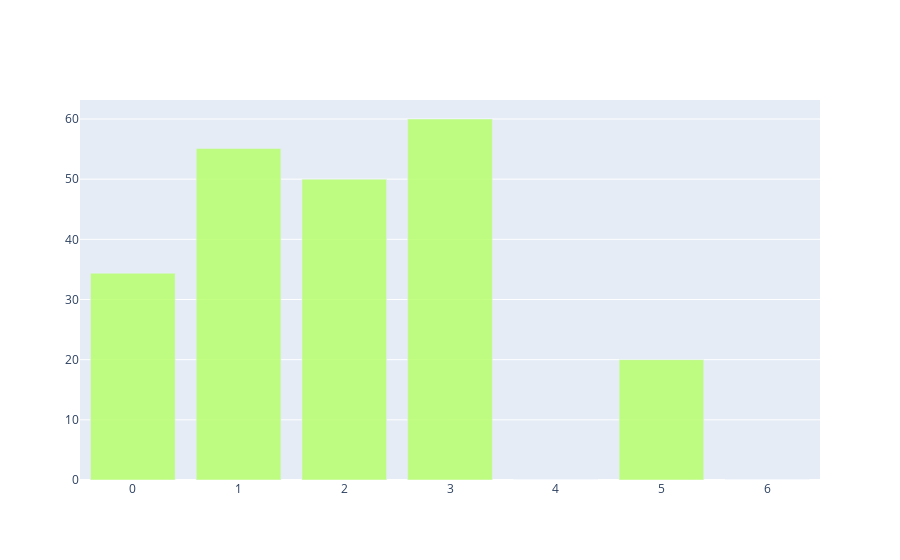

Notebook cell for this chart:
### Code cell
#Parch vs Survived
percent_live=[100*(len(train_df[(train_df['Parch']==i)&(train_df['Survived']==1)]))/len(train_df[train_df['Parch']==i]) for i in train_df['Parch'].value_counts().index]
data=[go.Bar(
    x=train_df['Parch'].value_counts().index,
    y=percent_live,
    marker=dict(
              color = 'rgba(180, 279, 100, 0.8)'
          ),
)]
#layout=go.Layout(barmode='group')
#fig=dict(data=data,layout=layout)
iplot(data)

### Figure 1 — Plotly figure (JSON) as saved in the notebook; plotly's stock layout.template omitted (floating-point values rounded to 4 significant figures)
{"data": [{"marker": {"color": "rgba(180, 279, 100, 0.8)"}, "x": [0, 1, 2, 5, 3, 4, 6], "y": [34.37, 55.08, 50, 20, 60, 0, 0], "type": "bar"}], "layout": {"xaxis": {"type": "linear", "range": [-0.5, 6.5], "autorange": true}, "yaxis": {"type": "linear", "range": [0, 63.16], "autorange": true}, "autosize": true}}
